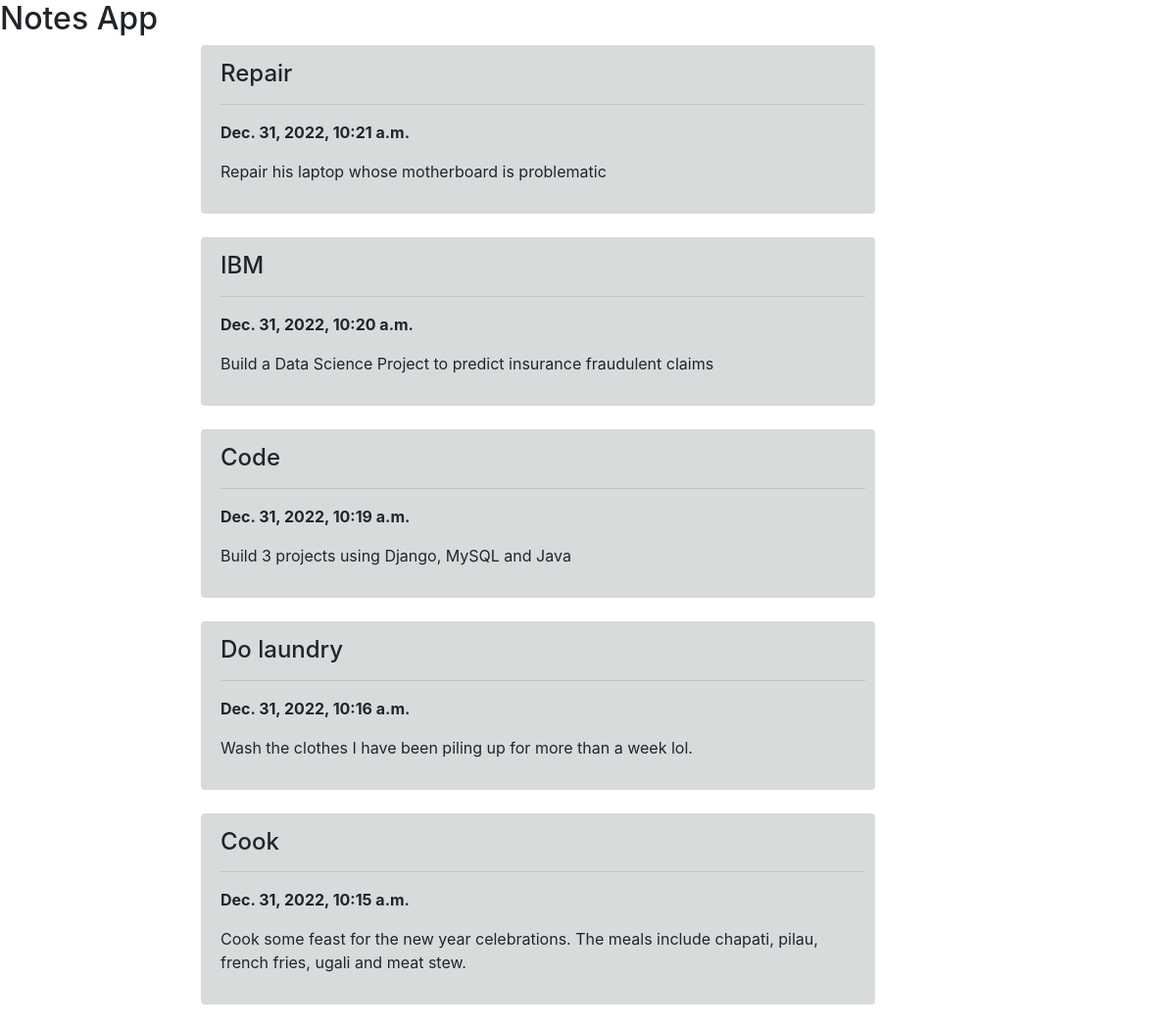
The page / on the database its author committed.
### myapp/models.py (models this page shows, shortened)
class Entry(models.Model):
    title = models.CharField(max_length=200, null=True, blank=True)
    date_added = models.DateTimeField(auto_now_add=True)
    task = models.TextField(null=True, blank=True)

### myapp/views.py (the view)
# urls.py: path('', views.home, name='home')
def home(request):
    entries = Entry.objects.all()
    context ={'entries':entries}
    return render(request, 'myapp/home.html', context)

### myapp/templates/myapp/home.html
{% include 'myapp/main.html' %}
{% block content %}
{% for entry in entries reversed %}
<div class="row">
    <div class="col-lg-2"></div>
    <div class="col-lg-7">
        <div class="box-element" style="box-shadow: whitesmoke; border-radius: 4px;  padding:15px 10px 15px 20px; background-color:rgb(215, 219, 219);">
            <h4>{{entry.title}}</h4><hr>
            <p><strong>{{entry.date_added}}</strong></p>
            <p>{{entry.task}}</p>
        </div>
    </div><br>
    <div class="col-lg-2"></div>
</div><br>
{% endfor %}
{% endblock %}

### myapp/templates/myapp/main.html (shortened to what this page needs)
<!DOCTYPE html>
<html lang="en">
<head>
    <link rel="stylesheet" href="https://cdn.jsdelivr.net/npm/bootstrap@4.3.1/dist/css/bootstrap.min.css">
</head>
<body>
    <h2 >Notes App</h2>
</body>
</html>

### rows shown on the page
Entry: title "Repair", date_added "Dec. 31, 2022, 10:21 a.m.", task "Repair his laptop whose motherboard is problematic"
Entry: title "IBM", date_added "Dec. 31, 2022, 10:20 a.m.", task "Build a Data Science Project to predict insurance fraudulent claims"
Entry: title "Code", date_added "Dec. 31, 2022, 10:19 a.m.", task "Build 3 projects using Django, MySQL and Java"
Entry: title "Do laundry", date_added "Dec. 31, 2022, 10:16 a.m.", task "Wash the clothes I have been piling up for more than a week lol."
Entry: title "Cook", date_added "Dec. 31, 2022, 10:15 a.m.", task "Cook some feast for the new year celebrations. The meals include chapati, pilau, french fries, ugali and meat stew."
